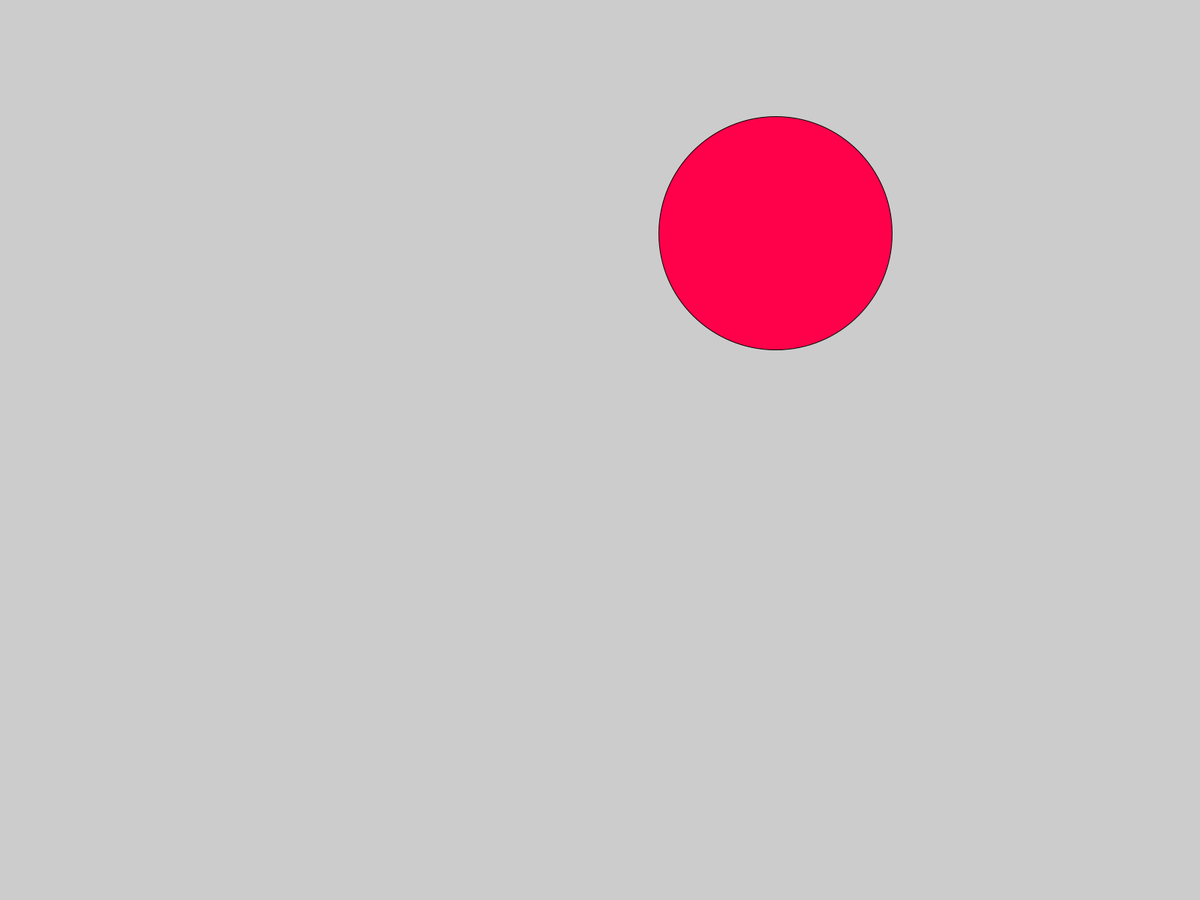
Frame 1 (no input)
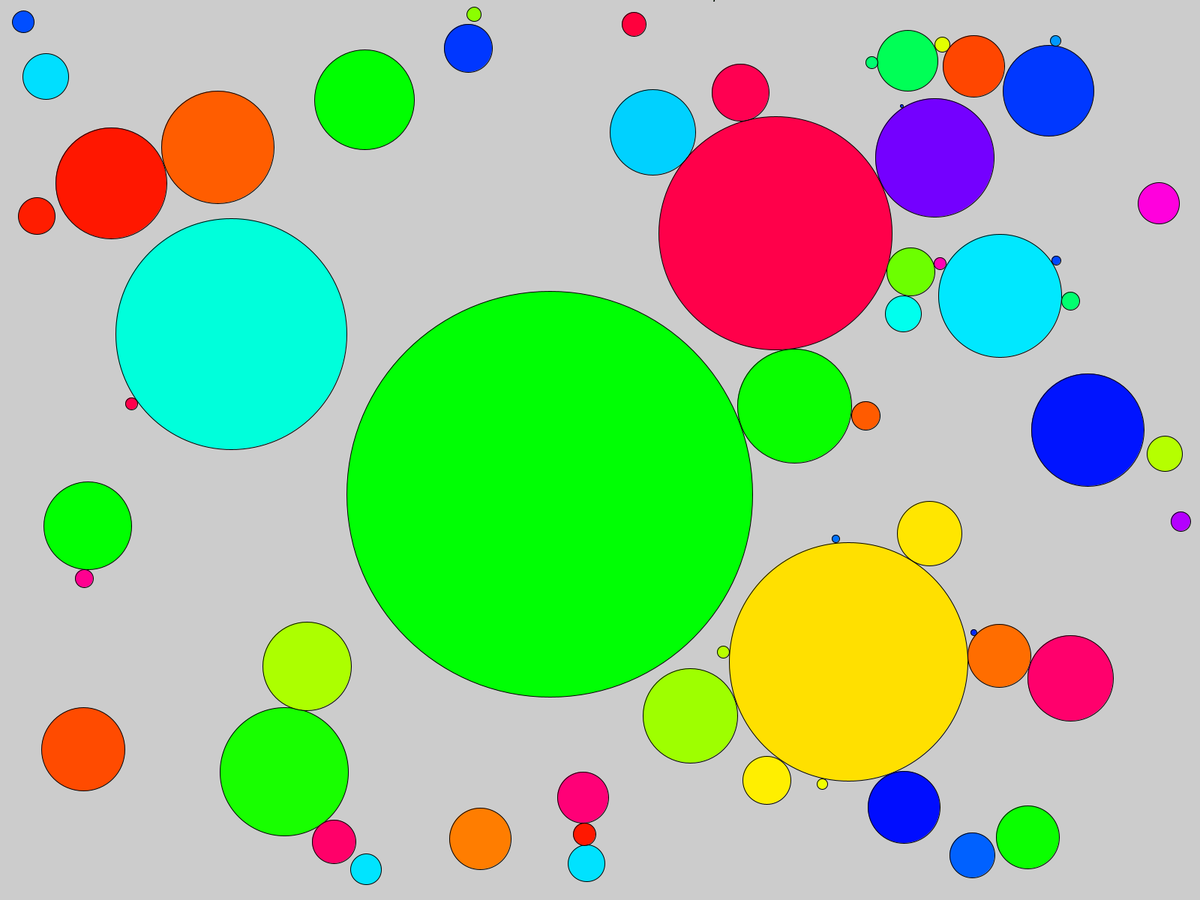
Frame 60 (the mouse pressed at the canvas centre just before this capture)
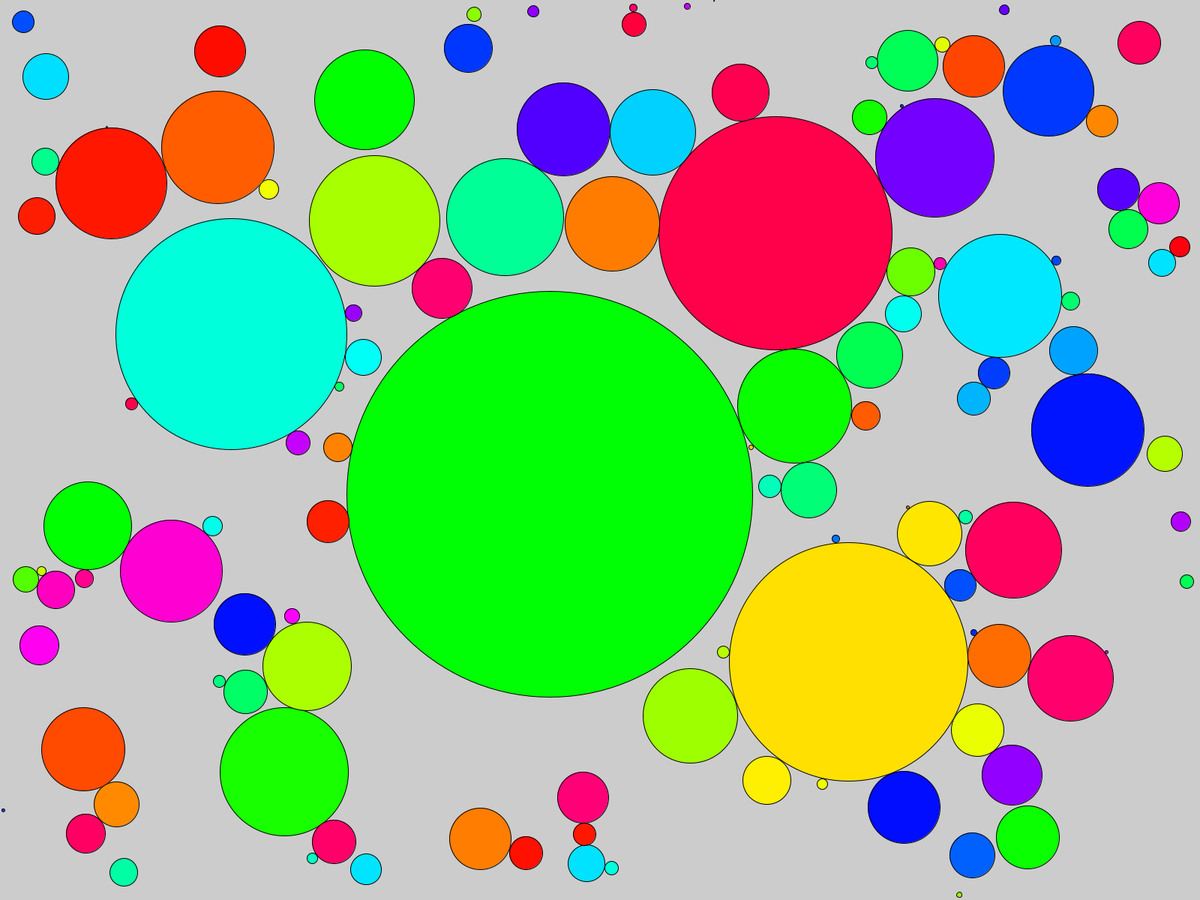
Frame 120 (the mouse held since frame 60 and released just before this capture)

The Processing sketch that drew these frames (run headless with seeded random() and noise(); from frame 60 on, the mouse is pressed at the canvas centre):

// Processing sketch: sketch_2_4
// ── sketch_2_4.pde
ArrayList<Ball> balls = new ArrayList<Ball>();
int maxSize = 1000;

void setup() {
  //size(400,400);
  fullScreen();
  colorMode(HSB);
}

void draw() {
  int counter = 0;
  while(true){
    boolean overlap = false;
    int x = (int) random(0,width);
    int y = (int) random(0,height);
    int size = x;
    if(y<size) size=y;
    if(height-y<size) size=height-y;
    if(width-x<size) size=width-x;
    
    for(Ball ball : balls) {
      if(ball.overlap(x,y)) {
        overlap = true;
        break;
      }
      int ballDist = ball.distance(x,y)*2;
      if(ballDist<size) size=ballDist;
    }
    counter++;
    if(overlap) continue;
    balls.add(new Ball(x,y,size));
    break;
  }
}

// ── Ball.pde
class Ball {
  int xPos, yPos, size;
  color col;
  Ball(int x, int y, int size) {
    this.xPos = x;
    this.yPos = y;
    this.size = size;
    this.col = color(random(0,255),255,255);
    fill(col);
    ellipse(x,y,size,size);
  }
  
  boolean overlap(int x, int y) {
    return (dist(x,y,xPos,yPos) <= size/2);
  }
  
  int distance(int x, int y) {
    return (int) dist(x,y,xPos,yPos)-size/2;
  }
}
